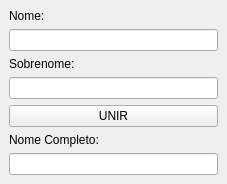
<?xml version="1.0" encoding="UTF-8"?>
<ui version="4.0">
 <class>Janela</class>
 <widget class="QMainWindow" name="Janela">
  <property name="geometry">
   <rect>
    <x>0</x>
    <y>0</y>
    <width>227</width>
    <height>176</height>
   </rect>
  </property>
  <property name="windowTitle">
   <string>Nomelator</string>
  </property>
  <widget class="QWidget" name="centralwidget">
   <layout class="QVBoxLayout" name="verticalLayout">
    <item>
     <widget class="QLabel" name="label_nome">
      <property name="text">
       <string>Nome:</string>
      </property>
     </widget>
    </item>
    <item>
     <widget class="QLineEdit" name="lineEdit_nome"/>
    </item>
    <item>
     <widget class="QLabel" name="label_sobrenome">
      <property name="text">
       <string>Sobrenome:</string>
      </property>
     </widget>
    </item>
    <item>
     <widget class="QLineEdit" name="lineEdit_sobrenome"/>
    </item>
    <item>
     <widget class="QPushButton" name="pushButton_unir">
      <property name="text">
       <string>UNIR</string>
      </property>
     </widget>
    </item>
    <item>
     <widget class="QLabel" name="label__completo">
      <property name="text">
       <string>Nome Completo:</string>
      </property>
     </widget>
    </item>
    <item>
     <widget class="QLineEdit" name="lineEdit_completo">
      <property name="readOnly">
       <bool>true</bool>
      </property>
     </widget>
    </item>
   </layout>
  </widget>
 </widget>
 <resources/>
 <connections/>
</ui>
